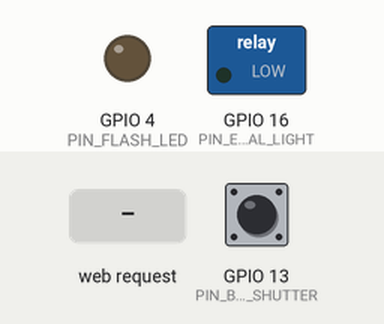
A sketch run on a simulated ESP32. Parts: switched loads named in the sketch (green lamp = pin HIGH), output pins drawn as LEDs (lit = HIGH). Dashed ring = blinking. Inputs (shaded band) come from the test bench; at power-on: GPIO 13 (PIN_BUTTON_SHUTTER) HIGH. WiFi joins after 1.5 s; servers stay silent unless stated; the camera gives no picture; what the sketch prints to the serial monitor is not drawn.

Above: at 3.5 s.
3.6 s: GPIO 13 (PIN_BUTTON_SHUTTER) pulled LOW for 3.2 s
At 3.75 s:
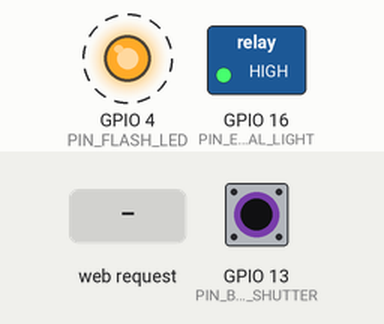
8.4 s: HTTP request GET /flash?state=1 received
At 8.8 s:
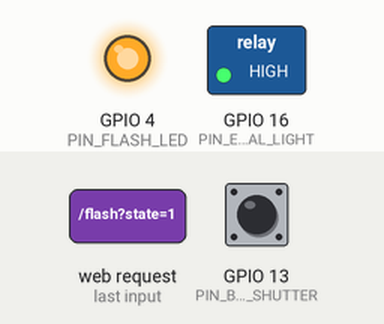
9.9 s: HTTP request GET /capture received
At 11.1 s:
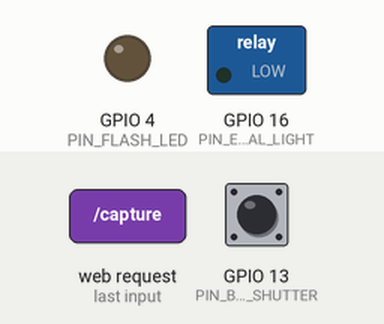
Timing chart, 0 to 12.9 s (numbered marks = the images above; inputs shaded):
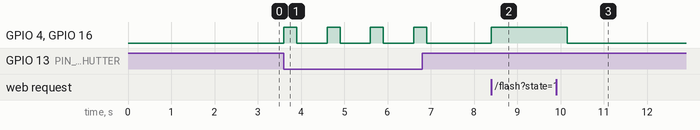

The sketch:

esp32_candling.ino
```cpp
/**
 * ====================================================================================
 * SISTEM CERDAS MONITORING PENETASAN TELUR AYAM - UNIT CANDLING
 * Board: AI Thinker ESP32-CAM
 *
 * Fitur:
 * 1. Kamera OV2640 Macro / Close-up untuk deteksi embrio, fertil, infertil, dan mortalitas.
 * 2. Kontrol Lampu Penetrasi (Flash LED GPIO 4 / Lampu Eksternal GPIO 16).
 * 3. Tombol shutter fisik (GPIO 13) untuk ambil gambar langsung saat telur diletakkan.
 * 4. HTTP Endpoint: /capture (menyalakan lampu -> snapshot -> matikan lampu -> kirim JPEG).
 * ====================================================================================
 */

#include "esp_camera.h"
#include <WiFi.h>
#include <WebServer.h>

// ─── 1. KONFIGURASI WIFI ───────────────────────────────────────────────────────────
const char* WIFI_SSID     = "NAMA_WIFI_ANDA";
const char* WIFI_PASSWORD = "PASSWORD_WIFI_ANDA";

// ─── 2. PIN DEFINISI ───────────────────────────────────────────────────────────────
#define PIN_FLASH_LED      4   // Onboard High-Power Flash LED (PWM/Digital)
#define PIN_EXTERNAL_LIGHT 16  // Opsi Lampu Sorot Candling Luar (Relay / Transistor)
#define PIN_BUTTON_SHUTTER 13  // Tombol Fisik Shutter (INPUT_PULLUP ke GND)

WebServer server(80);

// ─── 3. PIN KAMERA AI-THINKER OV2640 ───────────────────────────────────────────────
#define PWDN_GPIO_NUM     32
#define RESET_GPIO_NUM    -1
#define XCLK_GPIO_NUM      0
#define SIOD_GPIO_NUM     26
#define SIOC_GPIO_NUM     27

#define Y9_GPIO_NUM       35
#define Y8_GPIO_NUM       34
#define Y7_GPIO_NUM       39
#define Y6_GPIO_NUM       36
#define Y5_GPIO_NUM       21
#define Y4_GPIO_NUM       19
#define Y3_GPIO_NUM       18
#define Y2_GPIO_NUM        5
#define VSYNC_GPIO_NUM    25
#define HREF_GPIO_NUM     23
#define PCLK_GPIO_NUM     22

bool initCamera() {
  camera_config_t config;
  config.ledc_channel = LEDC_CHANNEL_0;
  config.ledc_timer = LEDC_TIMER_0;
  config.pin_d0 = Y2_GPIO_NUM;
  config.pin_d1 = Y3_GPIO_NUM;
  config.pin_d2 = Y4_GPIO_NUM;
  config.pin_d3 = Y5_GPIO_NUM;
  config.pin_d4 = Y6_GPIO_NUM;
  config.pin_d5 = Y7_GPIO_NUM;
  config.pin_d6 = Y8_GPIO_NUM;
  config.pin_d7 = Y9_GPIO_NUM;
  config.pin_xclk = XCLK_GPIO_NUM;
  config.pin_pclk = PCLK_GPIO_NUM;
  config.pin_vsync = VSYNC_GPIO_NUM;
  config.pin_href = HREF_GPIO_NUM;
  config.pin_sccb_sda = SIOD_GPIO_NUM;
  config.pin_sccb_scl = SIOC_GPIO_NUM;
  config.pin_pwdn = PWDN_GPIO_NUM;
  config.pin_reset = RESET_GPIO_NUM;
  config.xclk_freq_hz = 20000000;
  config.pixel_format = PIXFORMAT_JPEG;

  if (psramFound()) {
    config.frame_size = FRAMESIZE_UXGA; // Resolusi tajam 1600x1200 untuk serat pembuluh darah telur
    config.jpeg_quality = 10;
    config.fb_count = 2;
  } else {
    config.frame_size = FRAMESIZE_SXGA;
    config.jpeg_quality = 12;
    config.fb_count = 1;
  }

  esp_err_t err = esp_camera_init(&config);
  if (err != ESP_OK) {
    Serial.printf("Kamera Candling gagal diinisialisasi: 0x%x\n", err);
    return false;
  }

  sensor_t * s = esp_camera_sensor_get();
  s->set_brightness(s, 0);
  s->set_contrast(s, 2);      // Naikkan kontras untuk memperjelas siluet kantung udara & pembuluh darah
  s->set_saturation(s, 1);
  return true;
}

void setCandlingLight(bool on) {
  digitalWrite(PIN_FLASH_LED, on ? HIGH : LOW);
  digitalWrite(PIN_EXTERNAL_LIGHT, on ? HIGH : LOW);
}

// ─── 4. HANDLERS HTTP ─────────────────────────────────────────────────────────────

void handleCapture() {
  // Nyalakan lampu candling sesaat sebelum ambil foto
  setCandlingLight(true);
  delay(200); // Beri waktu sensor kamera auto-exposure menyesuaikan intensitas cahaya

  camera_fb_t * fb = esp_camera_fb_get();
  // Segera matikan lampu agar telur tidak panas
  setCandlingLight(false);

  if (!fb) {
    server.send(500, "text/plain", "Kamera gagal mengambil frame!");
    return;
  }

  server.sendHeader("Content-Disposition", "inline; filename=candling_snapshot.jpg");
  server.sendHeader("Access-Control-Allow-Origin", "*");
  server.setContentLength(fb->len);
  server.send(200, "image/jpeg", "");

  WiFiClient client = server.client();
  client.write(fb->buf, fb->len);
  esp_camera_fb_return(fb);
}

void handleFlash() {
  if (server.hasArg("state")) {
    bool state = server.arg("state") == "1";
    setCandlingLight(state);
    server.send(200, "text/plain", state ? "Lampu ON" : "Lampu OFF");
  } else {
    server.send(400, "text/plain", "Gunakan ?state=1 atau ?state=0");
  }
}

void handleStatus() {
  String json = "{\"device\":\"esp32_candling\",\"ip\":\"" + WiFi.localIP().toString() + "\"}";
  server.sendHeader("Access-Control-Allow-Origin", "*");
  server.send(200, "application/json", json);
}

// ─── 5. SETUP & LOOP ──────────────────────────────────────────────────────────────
void setup() {
  Serial.begin(115200);
  delay(500);
  Serial.println("\n[SYSTEM] Inisialisasi ESP32-CAM Candling...");

  pinMode(PIN_FLASH_LED, OUTPUT);
  pinMode(PIN_EXTERNAL_LIGHT, OUTPUT);
  pinMode(PIN_BUTTON_SHUTTER, INPUT_PULLUP);

  setCandlingLight(false);

  if (!initCamera()) {
    Serial.println("[ERROR] Kamera tidak terdeteksi!");
  } else {
    Serial.println("[OK] Kamera siap.");
  }

  WiFi.mode(WIFI_STA);
  WiFi.begin(WIFI_SSID, WIFI_PASSWORD);
  Serial.print("[WIFI] Menghubungkan");
  int attempts = 0;
  while (WiFi.status() != WL_CONNECTED && attempts < 25) {
    delay(500);
    Serial.print(".");
    attempts++;
  }

  if (WiFi.status() == WL_CONNECTED) {
    Serial.println("\n[WIFI] Terhubung! IP Candling: " + WiFi.localIP().toString());
  } else {
    Serial.println("\n[WIFI] Gagal terhubung ke WiFi!");
  }

  server.on("/capture", HTTP_GET, handleCapture);
  server.on("/flash", HTTP_GET, handleFlash);
  server.on("/status", HTTP_GET, handleStatus);
  server.begin();
  Serial.println("[HTTP] Candling server aktif di port 80");
}

unsigned long lastButtonPress = 0;

void loop() {
  server.handleClient();

  // Cek tombol shutter fisik (jika ditekan)
  if (digitalRead(PIN_BUTTON_SHUTTER) == LOW) {
    if (millis() - lastButtonPress > 1000) { // Debounce 1 detik
      lastButtonPress = millis();
      Serial.println("[BUTTON] Shutter fisik ditekan, memicu foto candling...");
      setCandlingLight(true);
      delay(300);
      setCandlingLight(false);
    }
  }
}
```

Measured:
- after the input at 3.6 s, GPIO 4 (PIN_FLASH_LED), GPIO 16 (PIN_EXTERNAL_LIGHT): alternates HIGH for 0.30 s and LOW for 0.70 s, 8 changes in all, then stays LOW, starting at once
- after the input at 8.4 s, GPIO 4 (PIN_FLASH_LED), GPIO 16 (PIN_EXTERNAL_LIGHT): LOW → HIGH at once
- after the input at 9.9 s, GPIO 4 (PIN_FLASH_LED), GPIO 16 (PIN_EXTERNAL_LIGHT): HIGH → LOW after 0.26 s
